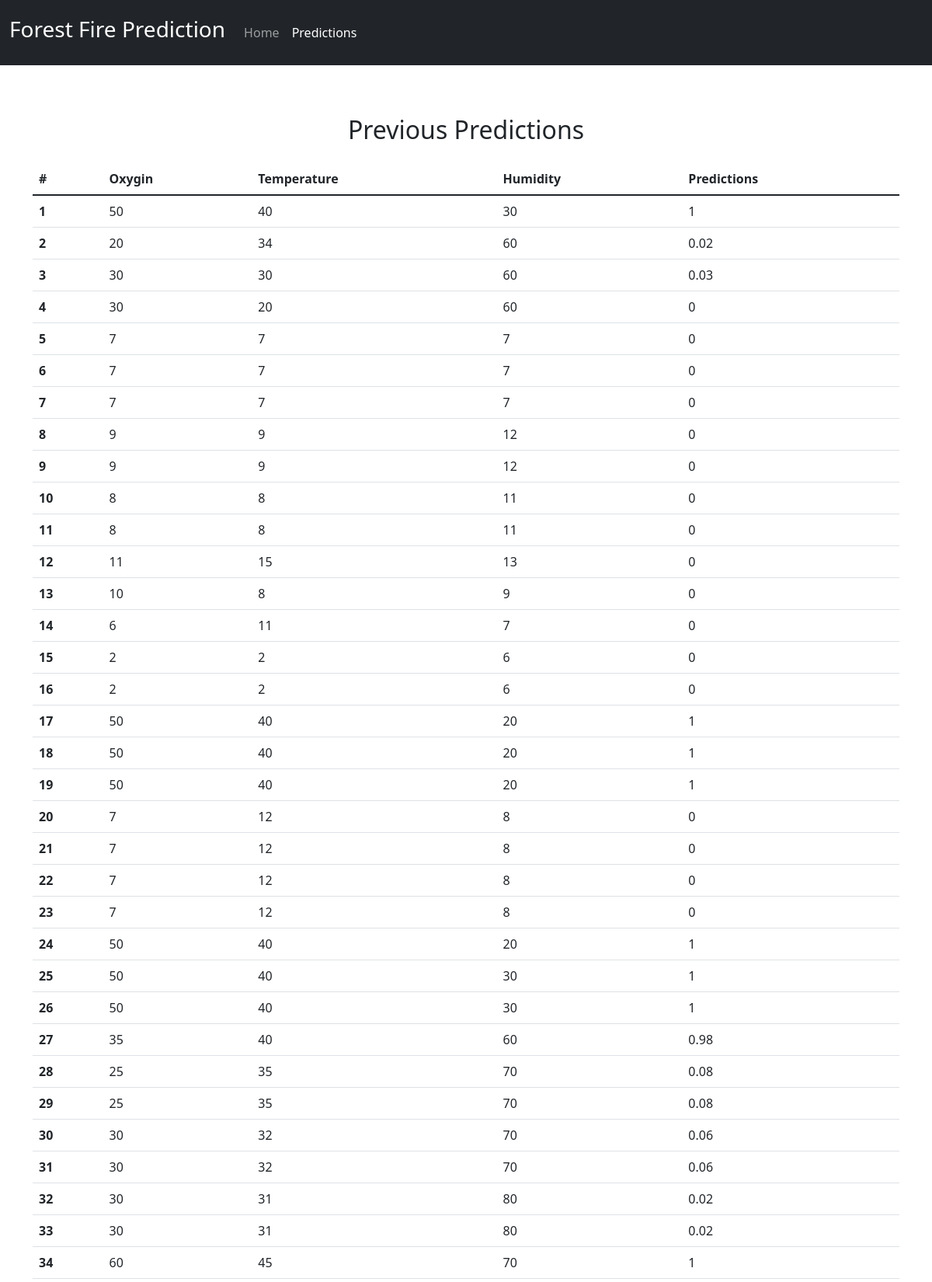
/predictions (upper part), run on the app's committed database.
### home/models.py (models this page shows)
class Fire(models.Model):
    oxygen = models.IntegerField()
    temperature = models.IntegerField()
    humidity = models.IntegerField()
    output = models.FloatField()

### home/views.py (the view)
# urls.py: path('predictions', views.predict, name='predictions')
def predict(request):
    allPredictions = Fire.objects.all()
    context = {'predictions': allPredictions}
    return render(request, 'predictions.html', context)

### templates/predictions.html (shortened to what this page needs)
<!doctype html>
<html lang="en">
<head>
  <link href="https://cdn.jsdelivr.net/npm/bootstrap@5.1.1/dist/css/bootstrap.min.css" rel="stylesheet"
>
</head>
<body>
  <nav class="navbar navbar-expand-lg navbar-dark bg-dark py-3">
    <div class="container-fluid">
      <a class="navbar-brand" href="/"><h3>Forest Fire Prediction</h3></a>
      <div class="collapse navbar-collapse" id="navbarSupportedContent">
        <ul class="navbar-nav me-auto mb-2 mb-lg-0">
          <li class="nav-item">
            <a class="nav-link" aria-current="page" href="/">Home</a>
          </li>
          <li class="nav-item">
            <a class="nav-link active" aria-current="page" href="/predictions">Predictions</a>
          </li>
        </ul>
      </div>
    </div>
  </nav>
  <div class="container my-5">
    <h2 class="text-center py-3">Previous Predictions</h2>
      <table class="table">
          <thead>
            <tr>
              <th scope="col">#</th>
              <th scope="col">Oxygin</th>
              <th scope="col">Temperature</th>
              <th scope="col">Humidity</th>
              <th scope="col">Predictions</th>
            </tr>
          </thead>
          <tbody>
            {% for item in predictions %}
            <tr>
              <th scope="row">{{forloop.counter}}</th>
              <td>{{item.oxygen}}</td>
              <td>{{item.temperature}}</td>
              <td>{{item.humidity}}</td>
              <td>{{item.output}}</td>
            </tr>
            {% endfor %}
          </tbody>
        </table>
  </div>
</body>
</html>

### data on the page
Fire: oxygen "50", temperature "40", humidity "30", output "1"
Fire: oxygen "20", temperature "34", humidity "60", output "0.02"
Fire: oxygen "30", temperature "30", humidity "60", output "0.03"
Fire: oxygen "30", temperature "20", humidity "60", output "0"
Fire: oxygen "7", temperature "7", humidity "7", output "0"
Fire: oxygen "7", temperature "7", humidity "7", output "0"
Fire: oxygen "7", temperature "7", humidity "7", output "0"
Fire: oxygen "9", temperature "9", humidity "12", output "0"
Fire: oxygen "9", temperature "9", humidity "12", output "0"
Fire: oxygen "8", temperature "8", humidity "11", output "0"
Fire: oxygen "8", temperature "8", humidity "11", output "0"
Fire: oxygen "11", temperature "15", humidity "13", output "0"
Fire: oxygen "10", temperature "8", humidity "9", output "0"
Fire: oxygen "6", temperature "11", humidity "7", output "0"
Fire: oxygen "2", temperature "2", humidity "6", output "0"
Fire: oxygen "2", temperature "2", humidity "6", output "0"
Fire: oxygen "50", temperature "40", humidity "20", output "1"
Fire: oxygen "50", temperature "40", humidity "20", output "1"
Fire: oxygen "50", temperature "40", humidity "20", output "1"
Fire: oxygen "7", temperature "12", humidity "8", output "0"
Fire: oxygen "7", temperature "12", humidity "8", output "0"
Fire: oxygen "7", temperature "12", humidity "8", output "0"
Fire: oxygen "7", temperature "12", humidity "8", output "0"
Fire: oxygen "50", temperature "40", humidity "20", output "1"
Fire: oxygen "50", temperature "40", humidity "30", output "1"
Fire: oxygen "50", temperature "40", humidity "30", output "1"
Fire: oxygen "35", temperature "40", humidity "60", output "0.98"
Fire: oxygen "25", temperature "35", humidity "70", output "0.08"
Fire: oxygen "25", temperature "35", humidity "70", output "0.08"
Fire: oxygen "30", temperature "32", humidity "70", output "0.06"
Fire: oxygen "30", temperature "32", humidity "70", output "0.06"
Fire: oxygen "30", temperature "31", humidity "80", output "0.02"
Fire: oxygen "30", temperature "31", humidity "80", output "0.02"
Fire: oxygen "60", temperature "45", humidity "70", output "1"
